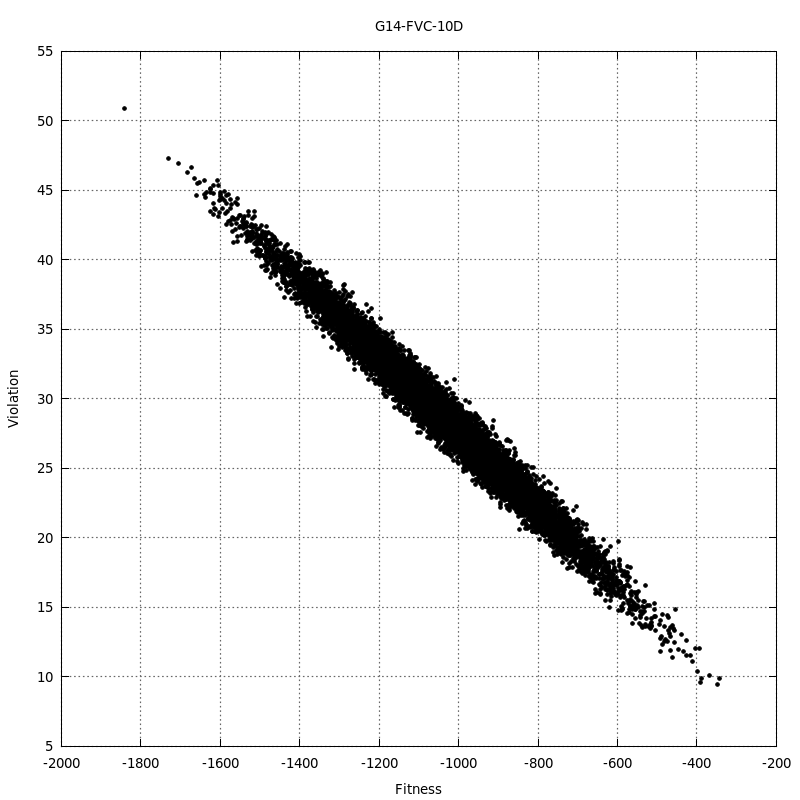

Here is the gnuplot script that generated this plot:
set terminal pngcairo size 800,800 enhanced font 'Verdana,10'
set output "FVC.png"
set title "G14-FVC-10D"
#
set xlabel "Fitness"
set ylabel "Violation"
set grid ytics lt 0 lw 2 lc rgb "#666666"
set grid xtics lt 0 lw 2 lc rgb "#666666"
#
plot "FVC.dat" using 1:2 title '' pt 7 ps 0.6 lt 0
